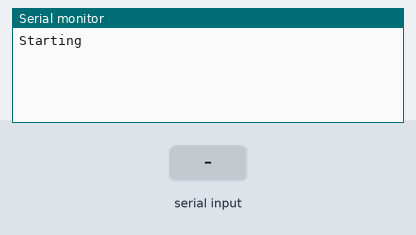
Recording of a sketch running on a simulated Arduino Uno, built with avr-gcc and run on an emulated ATmega328P. Shown: the last lines printed to the serial monitor. The test bench sets the inputs (shaded band).

Above: at 1.2 s.
1.3 s: "1" received over the second serial link
At 2.5 s:
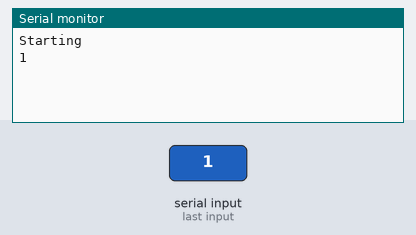
2.8 s: "0" received over the second serial link
At 3.9 s:
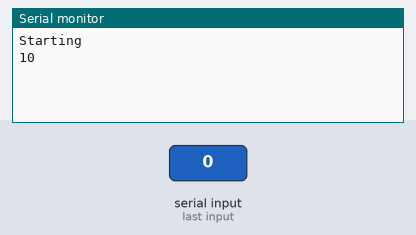

Measured:
- after the input at 1.3 s, the serial monitor: prints a new line at once (image 1)
- after the input at 2.8 s, the serial monitor: prints a new line at once (image 2)

The sketch:

sonictest.ino
```cpp
#include <SoftwareSerial.h>
#include <SONAR.h>

//SONAR s11 = SONAR(0x11);

// RX TX
SoftwareSerial myRIO(8, 9);

void setup() {
	/*
	SONAR::init();
	delay(100);
	*/

	myRIO.begin(9600);
	myRIO.println("HEJSAN!");

	Serial.begin(9600);
	Serial.println("Starting");
}

void loop() {
	/*
	s11.trigger();

	delay(SONAR::duration);

	s11.getDist();
	delay(500);
	*/

	if(myRIO.available()) {
		Serial.write(myRIO.read());
	}
	if(Serial.available()) {
		myRIO.write(Serial.read());
	}
}
```
